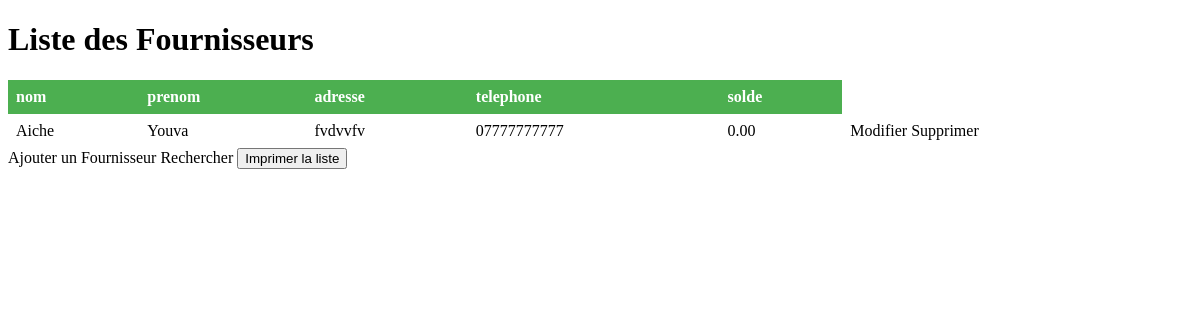
/Fournisseurs/, run on an earlier commit of the app's database.
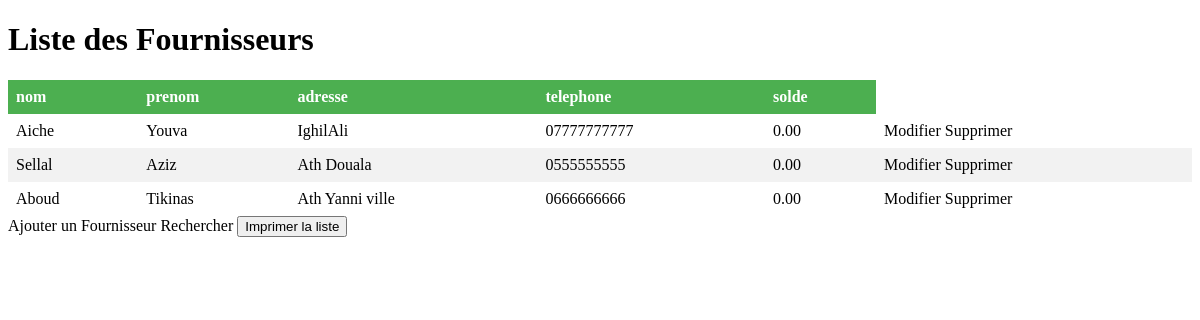
And on a later commit of the database.
### app/models.py (models this page shows, shortened)
class Fournisseur(models.Model):
    nom_f = models.CharField(max_length=100)
    prenom_f = models.CharField(max_length=100)
    adresse_f = models.TextField()
    telephone_f = models.CharField(max_length=20)
    solde = models.DecimalField(max_digits=10, decimal_places=2, default=0)

### app/views.py (the view)
# urls.py: path('Fournisseurs/', views.fournisseurs, name='fournisseurs'),
def fournisseurs(request):
    fournisseurs = Fournisseur.objects.all()
    return render(request, 'fournisseurs.html', {"fournisseurs": fournisseurs})

### app/templates/fournisseurs.html (shortened to what this page needs)
<!DOCTYPE html>
<html>
    {%load static%}
  <head>
    <link rel="stylesheet" href="{%static 'produit.css'%}">
  </head>
  <body>
    <h1>Liste des Fournisseurs</h1>
    <table>
      <thead>
        <tr>
          <th>nom</th>
          <th>prenom</th>
          <th>adresse</th>
          <th>telephone</th>
          <th>solde</th>
        </tr>
      </thead>
      <tbody>
        {% for fournisseur in fournisseurs %}
        <tr>
          <td>{{ fournisseur.nom_f }}</td>
          <td>{{ fournisseur.prenom_f}}</td>
          <td>{{ fournisseur.adresse_f}}</td>
          <td>{{ fournisseur.telephone_f }}</td>
          <td>{{ fournisseur.solde }}</td>
          <td>
            <a href="{%url 'modifier_fournisseur' fournisseur.id%}">Modifier</a>
            <a href="{%url 'supprime_fournisseur' fournisseur.id%}">Supprimer</a>
          </td>
        </tr>
        {% endfor %}
      </tbody>
    </table>
    <a href="{%url 'Ajout_fournisseur' %}">Ajouter un Fournisseur</a>
    <a href="{%url 'recherche_fournisseur'%}">Rechercher</a>
    <button onclick="window.print()">Imprimer la liste</button>
  </body>
</html>

What changed in the data, as far as the page shows it:
changed Fournisseur "Aiche": adresse_f "fvdvvfv" → "IghilAli"
added Fournisseur: nom_f "Sellal", prenom_f "Aziz", adresse_f "Ath Douala", telephone_f "0555555555", solde "0.00"
added Fournisseur: nom_f "Aboud", prenom_f "Tikinas", adresse_f "Ath Yanni ville", telephone_f "0666666666", solde "0.00"
